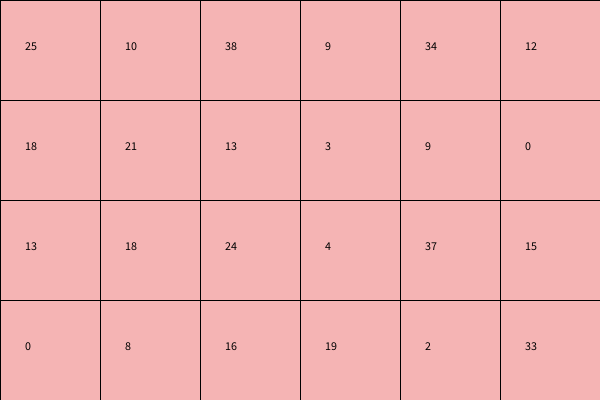
Frame 1 (no input)
Frame 60 (the mouse pressed at the canvas centre just before this capture): identical to frame 1, image omitted
Frame 120 (the mouse held since frame 60 and released just before this capture): identical to frame 1, image omitted

The Processing sketch that drew this single still picture (run headless with seeded random() and noise(); from frame 60 on, the mouse is pressed at the canvas centre):

// Processing sketch: sketch_231123a
// ── sketch_231123a.pde
void setup(){
  size(600,400);
  for(int i=0;i<4;i++){
    for(int j=0;j<6;j++){
     value[i][j] = int(random(40));
    }
  }
  for(int k=0; k<2; k++){
    int i=int(random(4)), j=int(random(6));
    int i2=int(random(4)), j2=int(random(6));
    int temp = value[i][j];
    value[i][j] = value[i2][j2];
    value[i2][j2]= temp;  
  }
}
int [][]value = new int[4][6];
void draw(){
  background(255);
  for(int i=0;i<4;i++){
    for(int j=0;j<6;j++){
      fill(#F5B4B4); rect(j*100,i*100,100,100);
      fill(0); text(value[i][j],j*100+25,i*100+50);
    }
  }
}
